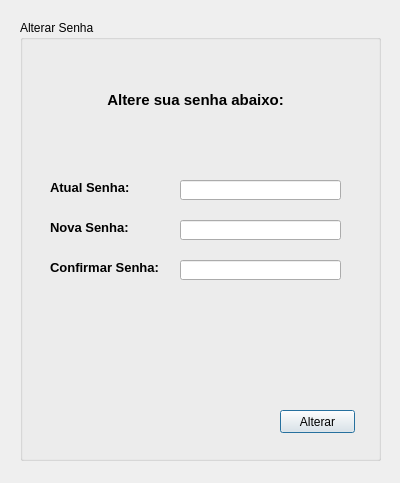
<?xml version="1.0" encoding="UTF-8"?>
<ui version="4.0">
 <class>alterar_senha</class>
 <widget class="QDialog" name="alterar_senha">
  <property name="geometry">
   <rect>
    <x>0</x>
    <y>0</y>
    <width>400</width>
    <height>483</height>
   </rect>
  </property>
  <property name="windowTitle">
   <string>Venda de Carros - Alterar Senha</string>
  </property>
  <property name="windowIcon">
   <iconset resource="resources/resources.qrc">
    <normaloff>:/new/prefix1/user_edit_password.gif</normaloff>:/new/prefix1/user_edit_password.gif</iconset>
  </property>
  <widget class="QGroupBox" name="groupBox">
   <property name="geometry">
    <rect>
     <x>20</x>
     <y>20</y>
     <width>361</width>
     <height>441</height>
    </rect>
   </property>
   <property name="title">
    <string>Alterar Senha</string>
   </property>
   <widget class="QLabel" name="label">
    <property name="geometry">
     <rect>
      <x>20</x>
      <y>70</y>
      <width>311</width>
      <height>20</height>
     </rect>
    </property>
    <property name="text">
     <string>&lt;html&gt;&lt;head/&gt;&lt;body&gt;&lt;p align=&quot;center&quot;&gt;&lt;span style=&quot; font-size:11pt; font-weight:600;&quot;&gt;Altere sua senha abaixo:&lt;/span&gt;&lt;/p&gt;&lt;/body&gt;&lt;/html&gt;</string>
    </property>
   </widget>
   <widget class="QPushButton" name="pushButton_Alterar">
    <property name="geometry">
     <rect>
      <x>260</x>
      <y>390</y>
      <width>75</width>
      <height>23</height>
     </rect>
    </property>
    <property name="text">
     <string>Alterar</string>
    </property>
   </widget>
   <widget class="QLineEdit" name="lineEdit_atual_senha">
    <property name="geometry">
     <rect>
      <x>160</x>
      <y>160</y>
      <width>161</width>
      <height>20</height>
     </rect>
    </property>
    <property name="echoMode">
     <enum>QLineEdit::Password</enum>
    </property>
   </widget>
   <widget class="QLineEdit" name="lineEdit_nova_senha">
    <property name="geometry">
     <rect>
      <x>160</x>
      <y>200</y>
      <width>161</width>
      <height>20</height>
     </rect>
    </property>
    <property name="echoMode">
     <enum>QLineEdit::Password</enum>
    </property>
   </widget>
   <widget class="QLineEdit" name="lineEdit_confirmar_senha">
    <property name="geometry">
     <rect>
      <x>160</x>
      <y>240</y>
      <width>161</width>
      <height>20</height>
     </rect>
    </property>
    <property name="echoMode">
     <enum>QLineEdit::Password</enum>
    </property>
   </widget>
   <widget class="QLabel" name="label_2">
    <property name="geometry">
     <rect>
      <x>30</x>
      <y>160</y>
      <width>111</width>
      <height>16</height>
     </rect>
    </property>
    <property name="text">
     <string>&lt;html&gt;&lt;head/&gt;&lt;body&gt;&lt;p&gt;&lt;span style=&quot; font-size:10pt; font-weight:600;&quot;&gt;Atual Senha: &lt;/span&gt;&lt;/p&gt;&lt;/body&gt;&lt;/html&gt;</string>
    </property>
   </widget>
   <widget class="QLabel" name="label_3">
    <property name="geometry">
     <rect>
      <x>30</x>
      <y>200</y>
      <width>111</width>
      <height>16</height>
     </rect>
    </property>
    <property name="text">
     <string>&lt;html&gt;&lt;head/&gt;&lt;body&gt;&lt;p&gt;&lt;span style=&quot; font-size:10pt; font-weight:600;&quot;&gt;Nova Senha:&lt;/span&gt;&lt;/p&gt;&lt;/body&gt;&lt;/html&gt;</string>
    </property>
   </widget>
   <widget class="QLabel" name="label_4">
    <property name="geometry">
     <rect>
      <x>30</x>
      <y>240</y>
      <width>121</width>
      <height>16</height>
     </rect>
    </property>
    <property name="text">
     <string>&lt;html&gt;&lt;head/&gt;&lt;body&gt;&lt;p&gt;&lt;span style=&quot; font-size:10pt; font-weight:600;&quot;&gt;Confirmar Senha: &lt;/span&gt;&lt;/p&gt;&lt;/body&gt;&lt;/html&gt;</string>
    </property>
   </widget>
  </widget>
 </widget>
 <resources>
  <include location="resources/resources.qrc"/>
 </resources>
 <connections/>
</ui>
